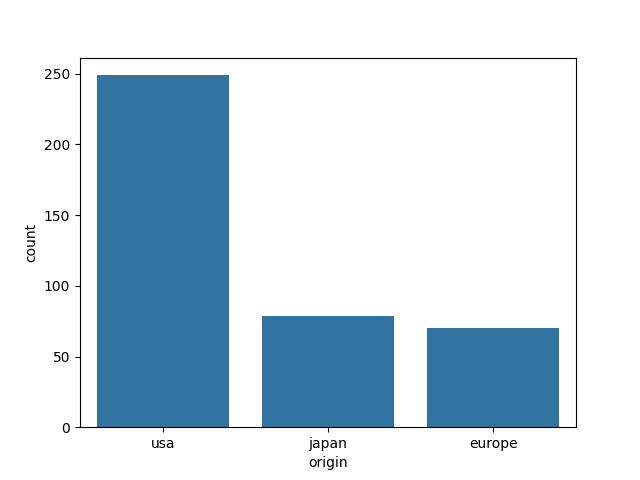

Reproduce this figure in Python.
import seaborn as sns
import matplotlib.pyplot as plt

data = sns.load_dataset("mpg")

sns.countplot(x="origin", data=data)

# распределение даных
plt.savefig('countplot.png')
plt.show()

